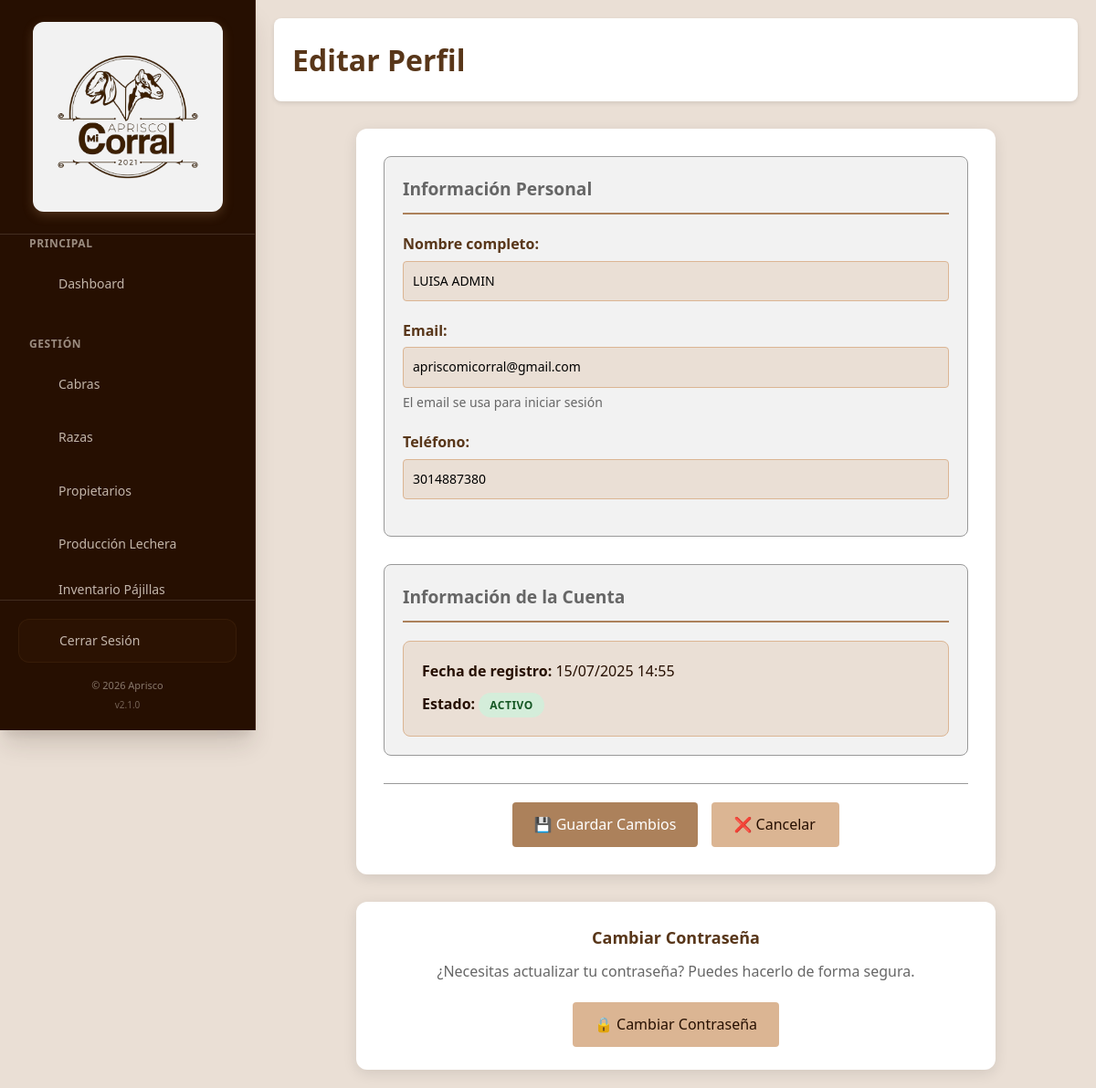
The app's page /profile/edit (signed in) with its own data.
### tables this page shows
CREATE TABLE `usuarios` (
  `id` int NOT NULL,
  `nombre` varchar(100) NOT NULL,
  `email` varchar(150) NOT NULL,
  `password` varchar(255) NOT NULL,
  `telefono` varchar(20) DEFAULT NULL,
  `fecha_registro` timestamp NOT NULL DEFAULT CURRENT_TIMESTAMP,
  `fecha_ultimo_acceso` timestamp NULL DEFAULT NULL,
  `activo` tinyint(1) DEFAULT '1'
);

### src/controllers/UserController.php (called while the page is built, shortened)
<?php
require_once __DIR__ . '/../models/User.php';
class UserController {
    public function showEditProfile() {
        $user = new User();
        if (!$user->getUserById($_SESSION['user_id'])) {
            $_SESSION['error'] = "Usuario no encontrado";
            $this->redirectToDashboard();
            return;
        }
        include __DIR__ . '/../views/user/edit_profile.php';
    }
}

### src/models/User.php (called while the page is built, shortened)
<?php
require_once __DIR__ . '/../../config/database.php';
class User {
    private $conn;
    private $table_name = "usuarios";
    public function __construct() {
        $database = new Database();
        $this->conn = $database->getConnection();
    }
    public function getUserById($id) {
        $query = "SELECT id, nombre, email, telefono, fecha_registro, fecha_ultimo_acceso, activo
                  FROM " . $this->table_name . "
                  WHERE id = :id LIMIT 1";
        $stmt = $this->conn->prepare($query);
        $stmt->bindParam(":id", $id);
        $stmt->execute();
        if ($stmt->rowCount() > 0) {
            $row = $stmt->fetch(PDO::FETCH_ASSOC);
            $this->nombre = $row['nombre'];
            $this->email = $row['email'];
            $this->telefono = $row['telefono'];
            $this->fecha_registro = $row['fecha_registro'];
            $this->activo = $row['activo'];
            return true;
        }
        return false;
    }
}

### config/database.php (called while the page is built)
<?php
class Database
{
    private $host = 'localhost';
    private $db_name = 'apriscom_aprisco';
    private $username = 'root';
    private $password = '';
    private $conn = null;
    public function getConnection()
    {
        if ($this->conn === null) {
            try {
                $this->conn = new PDO(
                    "mysql:host=" . $this->host . ";dbname=" . $this->db_name . ";charset=utf8mb4",
                    $this->username,
                    $this->password,
                    [
                        PDO::ATTR_ERRMODE => PDO::ERRMODE_EXCEPTION,
                        PDO::ATTR_DEFAULT_FETCH_MODE => PDO::FETCH_ASSOC,
                        PDO::ATTR_EMULATE_PREPARES => false
                    ]
                );
            } catch (PDOException $e) {
                error_log("Error de conexión: " . $e->getMessage());
                throw new Exception("Error de conexión a la base de datos");
            }
        }
        return $this->conn;
    }
}

### includes/functions.php (called while the page is built, shortened)
<?php
function getFormValue($field, $default = '') {
    return $default;
}

### src/views/user/edit_profile.php (the view, shortened to what this page needs)
<!DOCTYPE html>
<html lang="es">
<head>
    <link rel="stylesheet" href="<?php echo BASE_URL; ?>/assets/css/style.css">
</head>
<body>
     <?php include __DIR__ . '/../../../includes/sidebar.php'; ?>
    <div class="container">
        <header class="dashboard-header">
            <h1>Editar Perfil</h1>
        </header>
        <main class="edit-profile-content">
            <div class="edit-form-card">
                <form method="POST" action="<?php echo BASE_URL; ?>/profile/edit">
                    <div class="form-section">
                        <h3>Información Personal</h3>
                        <div class="form-group">
                            <label for="nombre">Nombre completo:</label>
                            <input type="text"
                                   id="nombre"
                                   name="nombre"
                                   value="<?php echo getFormValue('nombre', $user->nombre); ?>"
                                   required>
                        </div>
                        <div class="form-group">
                            <label for="email">Email:</label>
                            <input type="email"
                                   id="email"
                                   name="email"
                                   value="<?php echo getFormValue('email', $user->email); ?>"
                                   required>
                            <small>El email se usa para iniciar sesión</small>
                        </div>
                        <div class="form-group">
                            <label for="telefono">Teléfono:</label>
                            <input type="tel"
                                   id="telefono"
                                   name="telefono"
                                   value="<?php echo getFormValue('telefono', $user->telefono); ?>"
                                   placeholder="Opcional">
                        </div>
                    </div>
                    <div class="form-section">
                        <h3>Información de la Cuenta</h3>
                        <div class="info-display">
                            <p><strong>Fecha de registro:</strong> <?php echo date('d/m/Y H:i', strtotime($user->fecha_registro)); ?></p>
                            <p><strong>Estado:</strong>
                                <span class="status <?php echo $user->activo ? 'active' : 'inactive'; ?>">
                                    <?php echo $user->activo ? 'Activo' : 'Inactivo'; ?>
                                </span>
                            </p>
                        </div>
                    </div>
                    <div class="form-actions">
                        <button type="submit" class="btn btn-primary">
                            💾 Guardar Cambios
                        </button>
                        <a href="<?php echo BASE_URL; ?>/profile" class="btn btn-secondary">
                            ❌ Cancelar
                        </a>
                    </div>
                </form>
            </div>
            <div class="additional-actions">
                <div class="action-card">
                    <h4>Cambiar Contraseña</h4>
                    <p>¿Necesitas actualizar tu contraseña? Puedes hacerlo de forma segura.</p>
                    <a href="<?php echo BASE_URL; ?>/profile/password" class="btn btn-secondary">
                        🔒 Cambiar Contraseña
                    </a>
                </div>
            </div>
        </main>
    </div>
</body>
</html>

### assets/css/style.css (style rules this page uses)
:root { --dark: #260f01; --brown: #583619; --tan: #ac815b; --beige: #dbb593; --cream: #eadfd5; --light: #f2f2f2; --black: #000000; --white: #ffffff; --gray: #666666; --light-gray: #999999; }
* { margin: 0; padding: 0; box-sizing: border-box; }
html { overflow-x: hidden; }
body { min-width: 320px; overflow-x: hidden; }
input, select, textarea, button { max-width: 100%; font: inherit; }
.container, .main-content, .dashboard-content, .dashboard-header, .form-container, .cabra-detail-container { width: 100%; min-width: 0; }
.sidebar ~ .container, .sidebar ~ .main-content { width: calc(100% - 280px); margin-left: 280px; }
.dashboard-header > *, .actions-bar > *, .info-header > * { min-width: 0; }
.detail-actions .btn, .form-actions .btn, .cabra-actions .btn { max-width: 100%; }
body { font-family: "Segoe UI", Tahoma, Geneva, Verdana, sans-serif; line-height: 1.6; color: var(--dark); background-color: var(--cream); }
.container { max-width: 1200px; margin: 0 auto; padding: 20px; }
.form-group { margin-bottom: 20px; }
.form-group label { display: block; margin-bottom: 5px; font-weight: 600; color: var(--dark); }
.form-group input { width: 100%; padding: 12px; border: 1px solid var(--beige); border-radius: 4px; font-size: 16px; transition: border-color 0.3s; background-color: var(--cream); }
.form-group small { display: block; margin-top: 5px; color: var(--gray); font-size: 14px; }
.btn { display: inline-block; padding: 12px 24px; background-color: var(--tan); color: var(--white); text-decoration: none; border: none; border-radius: 4px; cursor: pointer; font-size: 16px; transition: background-color 0.3s; }
.btn-primary { background-color: var(--tan); width: 100%; }
.btn-secondary { background-color: var(--beige); color: var(--dark); }
.dashboard-header { display: flex; justify-content: space-between; align-items: center; background: var(--white); padding: 20px; border-radius: 8px; margin-bottom: 30px; box-shadow: 0 2px 5px rgba(0, 0, 0, 0.1); }
.dashboard-header h1 { color: var(--brown); margin: 0; overflow-wrap: anywhere; }
.status { display: inline-block; padding: 4px 12px; border-radius: 20px; font-size: 12px; font-weight: 600; text-transform: uppercase; letter-spacing: 0.5px; }
.status.active { background-color: #d4edda; color: #155724; }
.edit-profile-content { max-width: 700px; margin: 0 auto; display: grid; gap: 30px; }
.edit-form-card { background: var(--white); border-radius: 12px; box-shadow: 0 4px 15px rgba(0, 0, 0, 0.1); padding: 30px; }
.form-section { margin-bottom: 30px; }
.form-section h3 { color: var(--brown); margin-bottom: 20px; font-size: 18px; padding-bottom: 10px; border-bottom: 2px solid var(--beige); }
.info-display { background: var(--cream); padding: 20px; border-radius: 8px; border: 1px solid var(--beige); }
.info-display p { margin-bottom: 10px; font-size: 16px; color: var(--dark); }
.info-display p:last-child { margin-bottom: 0; }
.form-actions { display: flex; gap: 15px; justify-content: center; margin-top: 30px; padding-top: 20px; border-top: 1px solid var(--beige); }
.form-actions .btn { width: auto; min-width: 140px; }
.additional-actions { display: grid; gap: 20px; }
.action-card { background: var(--white); border-radius: 12px; box-shadow: 0 4px 15px rgba(0, 0, 0, 0.1); padding: 25px; text-align: center; }
.action-card h4 { color: var(--brown); margin-bottom: 10px; font-size: 18px; }
.action-card p { color: var(--gray); margin-bottom: 20px; line-height: 1.6; }
.form-section { border: 1px solid var(--light-gray); border-radius: 8px; padding: 20px; background: var(--light); }
.form-section h3 { margin: 0 0 20px 0; color: var(--gray); font-size: 1.2em; border-bottom: 2px solid var(--tan); padding-bottom: 10px; }
.form-group label { display: block; margin-bottom: 5px; font-weight: bold; color: var(--brown); }
.form-group input, .form-group select { width: 100%; padding: 10px; border: 1px solid var(--beige); border-radius: 4px; font-size: 14px; }
.form-actions { display: flex; gap: 15px; justify-content: center; margin-top: 30px; padding-top: 20px; border-top: 1px solid var(--light-gray); }
.form-group input, .form-group select, .form-group textarea { width: 100%; padding: 10px; border: 1px solid var(--beige); border-radius: 4px; font-size: 14px; }

### includes/sidebar.php (style rules this page uses)
:root { --dark: #260F01; --brown: #583619; --tan: #AC815B; --beige: #DBB593; --cream: #EADFD5; --light: #F2F2F2; --black: #000000; --white: #FFFFFF; --gray: #666666; --light-gray: #999999; }

### records on screen
usuarios: nombre "LUISA ADMIN", email "apriscomicorral@gmail.com", telefono "3014887380", fecha_registro "15/07/2025 14:55"

### other values on screen
SITE_NAME "Aprisco"
